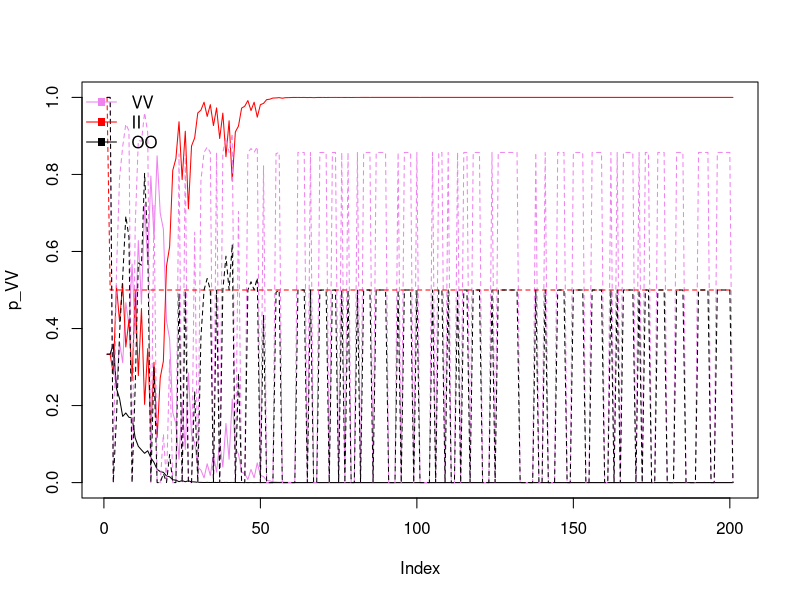

This chart was generated by the following R code:
###initial pop conditions
timesteps <- 200 #length of simulation

##parameters
bn <- 1    ##avg broodsize of adult with non-adaptive behavior
ba <- 6*bn ##avg broodsize of adult with adaptive behavior. ba > bn
p_as <- 0.2  #prob an adapted adult produces stressed offspring
p_ns <- 0.8  #prob an nonadapted adult produces stressed offspring
s <- 0.5	#prob individual learner succesfully acquires adaptive behavior
U <- 0.4  #prob environment changes states
mu_s <- 0.1	#mortality rate of social learners
mu_i <- 0.11 #mortality rate of individual learners
#mu_n <- 1 # excess mortality factor of non-adapted individuals (to be added at some point with overlapping generations)

#create bins to store recursion values for each type
#juveniles by genotype
n_VVJH <- rep(0,timesteps + 1)
n_VVJS <- rep(0,timesteps + 1)
n_IIJH <- rep(0,timesteps + 1)
n_IIJS <- rep(0,timesteps + 1)
n_OOJH <- rep(0,timesteps + 1)
n_OOJS <- rep(0,timesteps + 1)

#adults by genotype
n_VVAa <- rep(0,timesteps + 1)
n_VVAn <- rep(0,timesteps + 1)
n_IIAa <- rep(0,timesteps + 1)
n_IIAn <- rep(0,timesteps + 1)
n_OOAa <- rep(0,timesteps + 1)
n_OOAn <- rep(0,timesteps + 1)

#other bines
n_Aa <- rep(0,timesteps + 1)		#num adapted adults
n_An <- rep(0,timesteps + 1)		#num non-adapted adukts
N <- rep(0,timesteps + 1)		#total population size
u <- rep(0,timesteps + 1)		#prob environ changes
fa <- rep(0,timesteps + 1)		#weird fun-cundity metric for adapted vertical learners
fn <- rep(0,timesteps + 1)		#weird fun-cundity metric for nonadapted vertical learners

#initial simulation values
N0 <- 180
n_VVAa[1] <- 100
n_VVAn[1] <- 00
n_IIAa[1] <- 100
n_IIAn[1] <- 00
n_OOAa[1] <- 100
n_OOAn[1] <- 0
n_An[1] <- n_VVAn[1] + n_IIAn[1] + n_OOAn[1]
n_Aa[1] <- n_VVAa[1] + n_IIAa[1] + n_OOAa[1]

n_VVJH[1] <- 50
n_VVJS[1] <- 50
n_IIJH[1] <- 50
n_IIJS[1] <- 50
n_OOJH[1] <- 50
n_OOJS[1] <- 50

u[1] <- 0
N[1] <- n_VVAa[1] + n_VVAn[1] + n_IIAa[1] + n_IIAn[1] + n_OOAa[1] + n_OOAn[1] + n_VVJH[1] + n_VVJS[1] + n_IIJH[1] + n_IIJS[1] + n_OOJH[1] + n_OOJS[1] 
fa[1]<- (n_Aa[1]*ba)/(n_Aa[1]*ba + n_An[1]*bn)
fn[1]<- (n_An[1]*bn)/(n_Aa[1]*ba + n_An[1]*bn)

#recursions
for (t in 1:timesteps)
{
    # juvenile recruitment
    n_VVJH[t+1] <- (n_VVAa[t])*ba*(1-p_as) + (n_VVAn[t])*bn*(1-p_ns)
    n_VVJS[t+1] <- (n_VVAa[t])*ba*p_as + (n_VVAn[t])*bn*p_ns
    n_IIJH[t+1] <- (n_IIAa[t])*ba*(1-p_as) + (n_IIAn[t])*bn*(1-p_ns)
    n_IIJS[t+1] <- (n_IIAa[t])*ba*p_as + (n_IIAn[t])*bn*p_ns
    n_OOJH[t+1] <- (n_OOAa[t])*ba*(1-p_as) + (n_OOAn[t])*bn*(1-p_ns)
    n_OOJS[t+1] <- (n_OOAa[t])*ba*p_as + (n_OOAn[t])*bn*p_ns
    
    #adult recruitment
    n_VVAa[t+1] <- (n_VVJS[t] + n_VVJH[t])*(1-u[t])*fa[t]*(1-mu_s)
    n_VVAn[t+1] <- (n_VVJS[t] + n_VVJH[t])*((1-u[t])*fn[t] + u[t])*(1-mu_s)
    n_IIAa[t+1] <- (n_IIJS[t] + n_IIJH[t])*s*(1-mu_i)
    n_IIAn[t+1] <- (n_IIJS[t] + n_IIJH[t])*(1-s)*(1-mu_i)
    n_OOAa[t+1] <- (n_OOJS[t] + n_OOJH[t])*(n_Aa[t]/(n_Aa[t] + n_An[t]))*(1-u[t])*(1-mu_s)
    n_OOAn[t+1] <- (n_OOJS[t] + n_OOJH[t])*((1-u[t])*(n_An[t]/(n_Aa[t] + n_An[t])) + u[t])*(1-mu_s)
    

    n_Aa[t+1] <- n_VVAa[t+1] + n_IIAa[t+1] + n_OOAa[t+1]
    n_An[t+1] <- n_VVAn[t+1] + n_IIAn[t+1] + n_OOAn[t+1]
    N[t+1] <- n_VVAa[t+1] + n_VVAn[t+1] + n_IIAa[t+1] + n_IIAn[t+1] + n_OOAa[t+1] + n_OOAn[t+1] + n_VVJH[t+1] + n_VVJS[t+1] + n_IIJH[t+1] + n_IIJS[t+1] + n_OOJH[t+1] + n_OOJS[t+1]
    u[t+1] <- rbinom(n=1,prob=U,size=1) #sample environment changing
    fa[t+1]<- (n_Aa[t+1]*ba)/(n_Aa[t+1]*ba + n_An[t+1]*bn)
    fn[t+1]<- (n_An[t+1]*bn)/(n_Aa[t+1]*ba + n_An[t+1]*bn)
}

# compute proportions of each strategy for summary plot
p_VV <- ( n_VVJH + n_VVJS + n_VVAa + n_VVAn ) / N
p_II <- ( n_IIJH + n_IIJS + n_IIAa + n_IIAn ) / N
p_OO <- ( n_OOJH + n_OOJS + n_OOAa + n_OOAn ) / N

q_VV <-  n_VVAa / ( n_VVAa + n_VVAn )
q_II <-  n_IIAa / ( n_IIAa + n_IIAn )
q_OO <-  n_OOAa / ( n_OOAa + n_OOAn )

# q_VV <-  n_VVAa / ( n_VVAa + n_VVAn + n_IIAa + n_IIAn + n_OOAa + n_OOAn)
# q_II <-  n_IIAa / ( n_VVAa + n_VVAn + n_IIAa + n_IIAn + n_OOAa + n_OOAn)
# q_OO <-  n_OOAa / ( n_VVAa + n_VVAn + n_IIAa + n_IIAn + n_OOAa + n_OOAn)


plot( p_VV , ylim=c(0,1) , type="l" , col="violet")
lines( 1:length(p_II) , p_II , col="red" )
lines( 1:length(p_OO) , p_OO , col="black")

lines( 1:length(q_VV) , q_VV , lty=2 , col="violet")
lines( 1:length(q_II) , q_II , lty=2 , col="red" )
lines( 1:length(q_OO) , q_OO , lty=2 , col="black")

legend("topleft" , c("VV", "II", "OO") , lty=1 , lwd=c(1,1,1) , col=c("violet", "red", "black" ) , pch=c(15,15,15) ,bty='n')


# age structure
# p_JVV <- ( n_VVJS + n_VVJH ) / ( n_VVJH + n_VVJS + n_VVAa + n_VVAn )
# p_AVV <- ( n_VVAa + n_VVAn ) / ( n_VVJH + n_VVJS + n_VVAa + n_VVAn )
# plot( p_JVV , ylim=c(0,1) , type="l" )

# p_JII <- ( n_IIJS + n_IIJH ) / ( n_IIJH + n_IIJS + n_IIAa + n_IIAn )
# p_AII <- ( n_IIAa + n_IIAn ) / ( n_IIJH + n_IIJS + n_IIAa + n_IIAn )
# plot( p_JII , ylim=c(0,1) , type="l" )

# p_JOO <- ( n_OOJS + n_OOJH ) / ( n_OOJH + n_OOJS + n_OOAa + n_OOAn )
# p_AOO <- ( n_OOAa + n_OOAn ) / ( n_OOJH + n_OOJS + n_OOAa + n_OOAn )
# plot( p_JOO , ylim=c(0,1) , type="l" )


